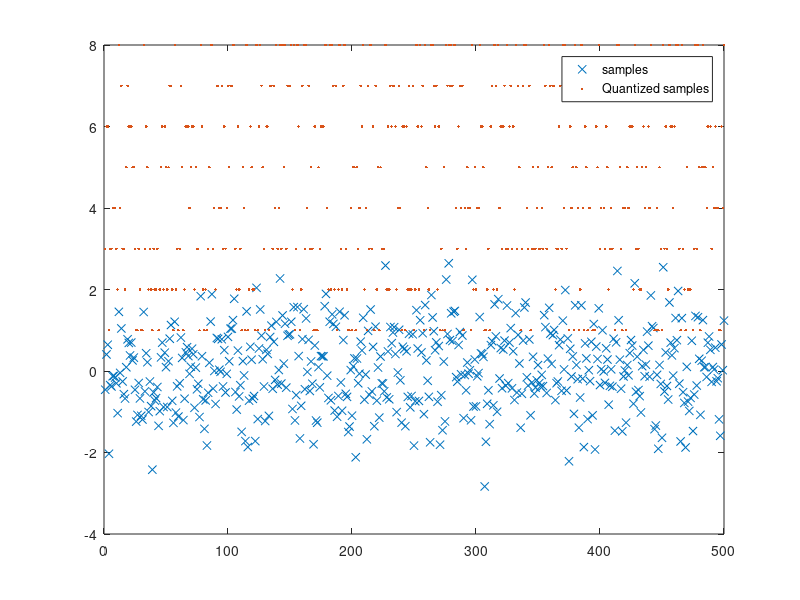

The MATLAB script that drew this image:
% %% icdf的基本操作
% % 定义（确定）样本分布
% mu = 1;
% sigma = 5;
% pd = makedist('normal','mu',mu,'sigma',sigma);
% 
% % 确定概率（与各区间的概率有关，其长度与分位点数量一致，分位点数量等于门限数）
% p = [0.1,0.25,0.5,0.75,0.9, 0.01];
% 
% % 计算对应分布下的分位点
% quantile_vec = icdf(pd,p);

% pd = makedist('normal','mu',1,'sigma',5);
% samps1 = random(pd,50,1); % 使用分布对象pd,生成随机数；
% samps2 = raylrnd(1,50,1);% 第一个参数是分布的参数
%% cdf-based quantization
samps3 = randn(500,1);% 默认标准normal

% 设置门限数量(或设置量化bit数)
No_threshold = 7;  % 或 No_bit = 3;
p = 1/(No_threshold+1): 1/(No_threshold+1) : 1-1/(No_threshold+1);  
% 或 p = 1/2^No_bit: 1/2^No_bit : 1-1/2^No_bit

pd_fit = fitdist(samps3,'normal'); % 计算CDF，需指定分布，默认normal分布。

% 计算门限划分partion ,其长度是量化区间数-1
partition = icdf(pd_fit,p);
quanti_res = zeros(length(samps3),1); % 保存量化结果,离散数值

for i = 1:length(samps3)
    for j = 1:length(partition)
        % 执行if，即量化
        if samps3(i)< partition(j)
            quanti_res(i) = j;
            break;
        end
    end
    % 最后一个量化区间
    if samps3(i)>= partition(j)
        quanti_res(i) = j+1;
    end
end

%% quantiz
index = quantiz(samps3,partition); % index+1 = quanti_res
%% plot
t = 1:500;
plot(t,samps3,'x',t,quanti_res,'.')
legend('samples','Quantized samples');





